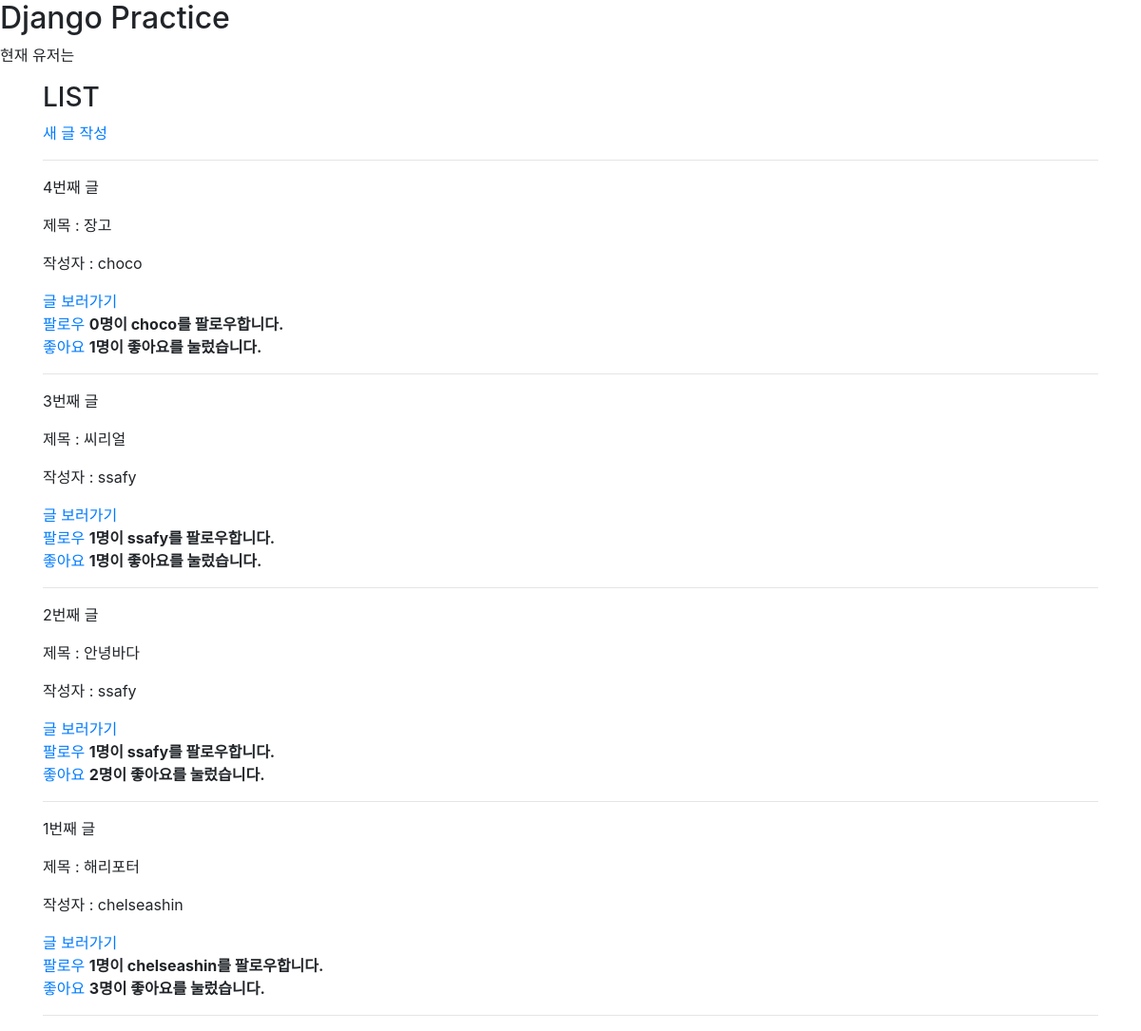
/posts/, run on the app's committed database.
### posts/models.py (models this page shows, shortened)
class Post(models.Model):
    title = models.CharField(max_length=20)
    content = models.TextField()
    user = models.ForeignKey(settings.AUTH_USER_MODEL, on_delete=models.CASCADE)
    like_users = models.ManyToManyField(settings.AUTH_USER_MODEL, related_name="like_posts", blank=True)

### accounts/models.py (models this page shows)
class User(AbstractUser):
    followers = models.ManyToManyField(settings.AUTH_USER_MODEL, related_name="followings")

### posts/views.py (the view)
# urls.py: path('', views.list, name="list"),
def list(request):
    posts = Post.objects.order_by('-pk')
    context = {
        'posts' : posts,
    }
    return render(request, 'posts/list.html', context)

### posts/templates/posts/list.html (shortened to what this page needs)
{% extends 'posts/base.html' %}
{% block content %}
<h3>LIST</h3>
<a href="{% url 'posts:create' %}">새 글 작성</a>
<hr>
{% for post in posts %}
    <p>{{ post.pk }}번째 글</p>
    <p>제목 : {{ post.title }}</p>
    <p>작성자 : {{ post.user }}</p>
    <a href="{% url 'posts:detail' post.pk %}">글 보러가기</a>
    <br>
    {% if user in post.user.followers.all %}
        <a href="{% url 'accounts:follow' post.user.pk %}">언팔로우</a>
    {% else %}
        <a href="{% url 'accounts:follow' post.user.pk %}">팔로우</a>
    {% endif %}
    <b>{{ post.user.followers.count }}명이 {{ post.user }}를 팔로우합니다.</b>
    <br>
    {% if user in post.like_users.all %}
        <a href="{% url 'posts:like' post.pk %}">안 좋아요</a>
    {% else %}
        <a href="{% url 'posts:like' post.pk %}">좋아요</a>
    {% endif %}
    <b>{{ post.like_users.count }}명이 좋아요를 눌렀습니다.</b>
    <hr>
{% endblock %}

### posts/templates/posts/base.html (shortened to what this page needs)
<!DOCTYPE html>
<html lang="en">
<head>
    <link rel="stylesheet" href="https://stackpath.bootstrapcdn.com/bootstrap/4.2.1/css/bootstrap.min.css">
</head>
<body>
    <h2>Django Practice</h2>
    <p>현재 유저는 {{ user.username }}</p>
    <div class="container">
        {% block content %} {% endblock %}
    </div>
</body>
</html>

### data on the page
Post: pk "4", title "장고", user "choco", shows "팔로우", user.followers.count "0", shows "좋아요", like_users.count "1"
Post: pk "3", title "씨리얼", user "ssafy", shows "팔로우", user.followers.count "1", shows "좋아요", like_users.count "1"
Post: pk "2", title "안녕바다", user "ssafy", shows "팔로우", user.followers.count "1", shows "좋아요", like_users.count "2"
Post: pk "1", title "해리포터", user "chelseashin", shows "팔로우", user.followers.count "1", shows "좋아요", like_users.count "3"
